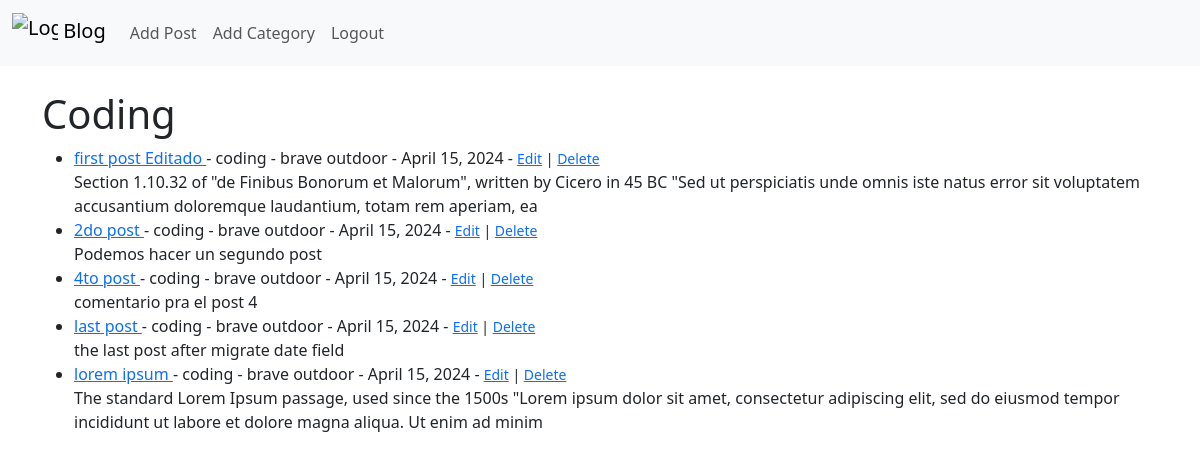
Page /category/coding/ (signed in) on the committed database.
### myblog/models.py (models this page shows, shortened)
class Post(models.Model):
    title = models.CharField(max_length=255)
    title_tag = models.CharField(max_length=255)
    author = models.ForeignKey(User, on_delete=models.CASCADE)
    body = models.TextField()
    post_date = models.DateField(auto_now_add = True)
    category = models.CharField(max_length=255, default="coding")

### myblog/views.py (the view)
# urls.py: path('category/<str:cats>/', CategoryView, name='category'),
def CategoryView(request, cats):
    category_post = Post.objects.filter(category=cats.replace('-',' '))
    return render(request, 'categories.html', {'cats': cats.title().replace('-',' '), 'category_posts':category_post })

### myblog/templates/categories.html
{% extends 'base.html' %}
{% block content %}
{% if category_posts %}
<h1> {{cats}} </h1>
<ul>
    {% for post in category_posts %}
        <li><a href="{% url 'article_detail' post.pk %}">
            {{post.title}} </a> - {{post.category}} - {{post.author.first_name}}
            {{post.author.last_name}} - {{post.post_date}}
            {% if user.is_authenticated %}
                - <small>
                    <a href="{% url 'update_post' post.pk %}"> Edit</a> |
                    <a href="{% url 'delete_post' post.pk %}"> Delete </a>
                </small>
            {% endif %}
        <br/>
        {{post.body|slice:":200"|safe}}</li>
    {% endfor %}
</ul>
{% else %}
<h1>This category does not exists... </h1>
{% endif %}
{% endblock %}

### rows in the picture
Post: title "first post Editado", category "coding", author.first_name "brave", author.last_name "outdoor", post_date "April 15, 2024", body "Section 1.10.32 of \"de Finibus Bonorum et Malorum\", written by Cicero in 45 BC \"Sed ut perspiciatis unde omnis iste natus error sit voluptatem accusantium doloremque laudantium, totam rem aperiam, ea"
Post: title "2do post", category "coding", author.first_name "brave", author.last_name "outdoor", post_date "April 15, 2024", body "Podemos hacer un segundo post"
Post: title "4to post", category "coding", author.first_name "brave", author.last_name "outdoor", post_date "April 15, 2024", body "comentario pra el post 4"
Post: title "last post", category "coding", author.first_name "brave", author.last_name "outdoor", post_date "April 15, 2024", body "the last post after migrate date field"
Post: title "lorem ipsum", category "coding", author.first_name "brave", author.last_name "outdoor", post_date "April 15, 2024", body "The standard Lorem Ipsum passage, used since the 1500s \"Lorem ipsum dolor sit amet, consectetur adipiscing elit, sed do eiusmod tempor incididunt ut labore et dolore magna aliqua. Ut enim ad minim"

### other values in the picture
{{ cats }} "Coding"
